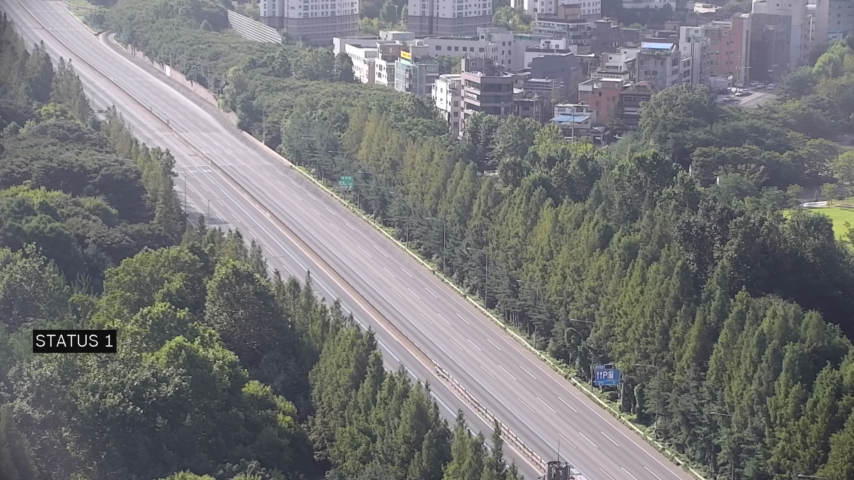
#> input picture temp/F18003_2_202009140900_bgr.png, 854 x 480 px, found by its file name
$ python object_detect3.py
#> lines starting #> are read from the running program, lines starting #| are printed output that depends on the picture; pictures that were not available may be replaced by others from this repository, and a replacement may not be noted
import cv2
import numpy as np
import math
from xml.etree.ElementTree import Element, SubElement, ElementTree
import xml.etree.cElementTree as ET

#%%
# root = Element('annotations')
# track = None

#%%
# ============================================================================

class Vehicle(object):
    # [8 lines left out: function __init__, not called in this run]

    @property
    def last_position(self):
        return self.positions[-1]

    @property
    def last_position2(self):
        return self.positions[-2]

    # [11 lines left out: functions add_position, draw, not called in this run]

# ============================================================================


class VehicleCounter(object):
    # [160 lines left out: functions __init__, get_vector, is_valid_vector, update_vehicle, update_count, not called in this run]


# ============================================================================

def initXML():
    global root
    root = Element('annotation')

    SubElement(root, 'version').text = '1.1'

    meta = SubElement(root, 'meta')
    task = SubElement(meta, 'task')
    SubElement(task, 'id').text = '12457'
    SubElement(task, 'name').text = 'test3'
    SubElement(task, 'size').text = '8544'
    SubElement(task, 'mode').text = 'interpolation'
    SubElement(task, 'overlap').text = '5'
    SubElement(task, 'bugtracker').text
    SubElement(task, 'created').text = '2020-09-10 06:25:40.890991+01:00'
    SubElement(task, 'updated').text = '2020-09-10 07:16:23.456376+01:00'
    SubElement(task, 'start_frame').text = '0'
    SubElement(task, 'stop_frame').text = '8543'
    SubElement(task, 'frame_filter').text
    SubElement(task, 'z_order').text = 'False'

    sub = SubElement(task, 'labels')
    ssub = SubElement(sub, 'label')
    SubElement(ssub, 'name').text = 'car'
    SubElement(ssub, 'color').text = 'c#2080c0'
    SubElement(ssub, 'attributes').text

    sub2 = SubElement(task, 'segments')
    ssub2 = SubElement(sub2, 'segment')
    SubElement(ssub2, 'id').text = '15921'
    SubElement(ssub2, 'start').text = '0'
    SubElement(ssub2, 'stop').text = '8543'
    SubElement(ssub2, 'url').text = 'http://cvat.org/?id=15921'


    sub3 = SubElement(task, 'owner')
    SubElement(sub3, 'username').text = 'brotherwook'
    SubElement(sub3, 'email').text = 'jahanda@naver.com'

    SubElement(task, 'assignee')

    sub4 =SubElement(task, 'original_size')
    SubElement(sub4, 'width').text = '854'
    SubElement(sub4, 'height').text = '480'

    SubElement(meta, 'dumped').text = '2020-09-10 07:16:31.205839+01:00'
    SubElement(meta, 'source').text = 'sample1.mp4'  # 동영상 파일 이름\

# [23 lines left out: function makeXML, not called in this run]

#%%
background_path = "C:/MyWorkspace/Detectioncode/temp/F18003_2_202009140900_bgr.png"

bkg_bgr = cv2.imread(background_path)
#> bkg_bgr is the input picture: shape (480, 854, 3); mean B, G, R 120.2, 119.1, 118.4
bkg_gray = cv2.cvtColor(bkg_bgr, cv2.COLOR_BGR2GRAY)
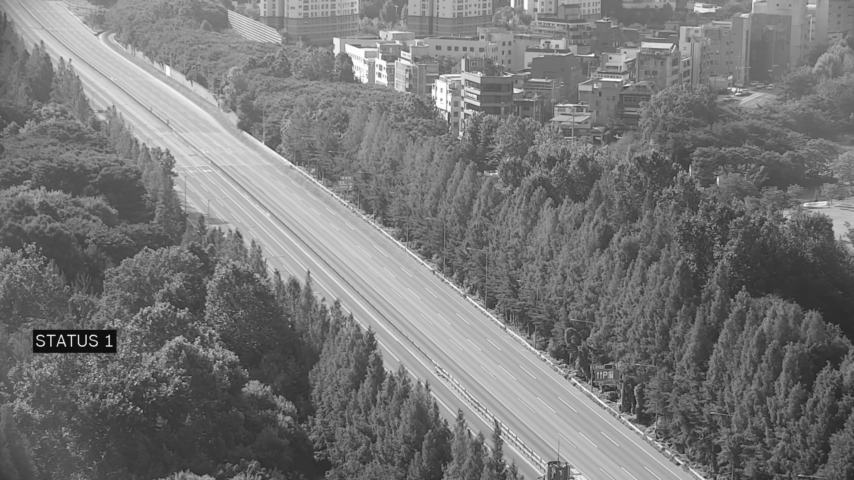
#> bkg_gray: shape (480, 854); min 13, max 254, mean 119

cap = cv2.VideoCapture('C:\MyWorkspace\Detectioncode\inputs\F18003_2\F18003_2_202009140900.mp4')
if (not cap.isOpened()):
    print('Error opening video')


#%%
# A list of "tracked blobs".
blobs = []
car_counter = None  # will be created later
frame_no = 0
total_frames = cap.get(cv2.CAP_PROP_FRAME_COUNT)
total_cars = 0

# for testing
tracked_blobs = []
tracked_conts = []
t_retval = []

#%%

height, width = (int(cap.get(cv2.CAP_PROP_FRAME_HEIGHT)), int(cap.get(cv2.CAP_PROP_FRAME_WIDTH)))
t = 0
TH = 0  # Binary Threshold
AREA_TH = 30  # Area Threshold

mode = cv2.RETR_EXTERNAL
method = cv2.CHAIN_APPROX_SIMPLE

initXML()

while True:
    try:
        retval, frame = cap.read()
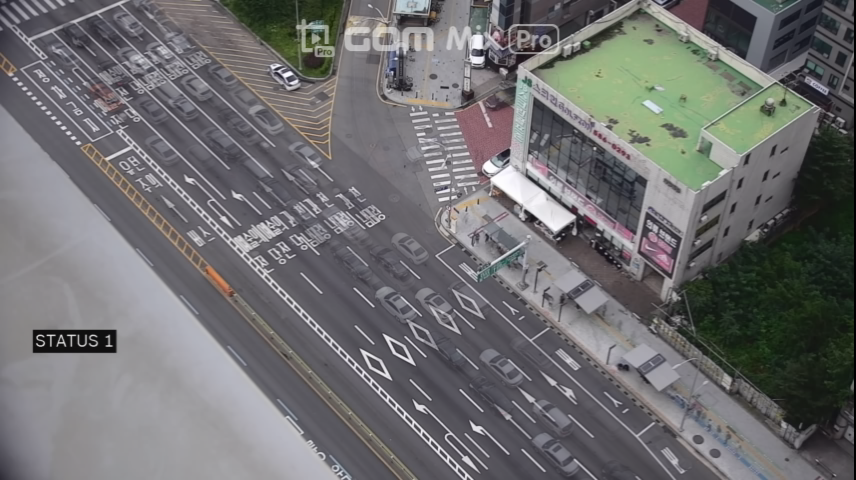
#> input picture temp/back_sample1_bgr.png, 856 x 480 px, given in place of F18003_2_202009140900.mp4, which was not available
#> frame is the input picture: shape (480, 856, 3); mean B, G, R 111.5, 110.4, 110.7
        if not retval:
            break
        t += 1
        gray = cv2.cvtColor(frame, cv2.COLOR_BGR2GRAY)
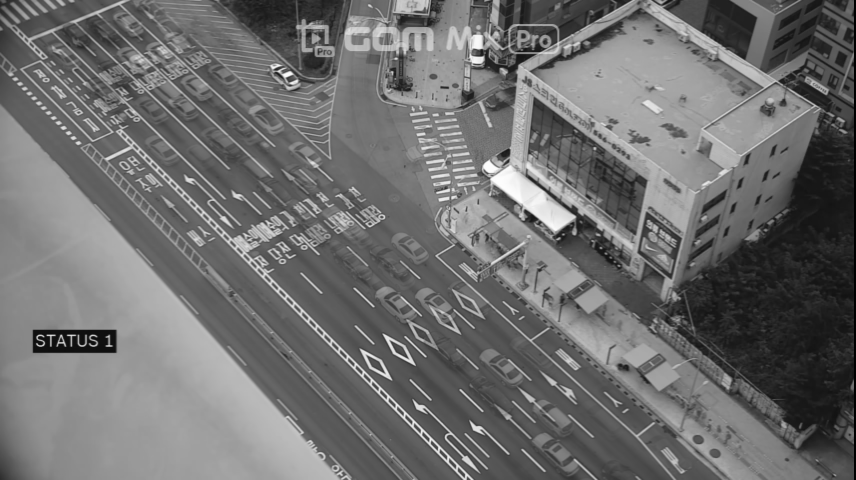
#> gray: shape (480, 856); min 0, max 254, mean 110.7

#> (the run stopped early here; a loop or call above may not have finished)
